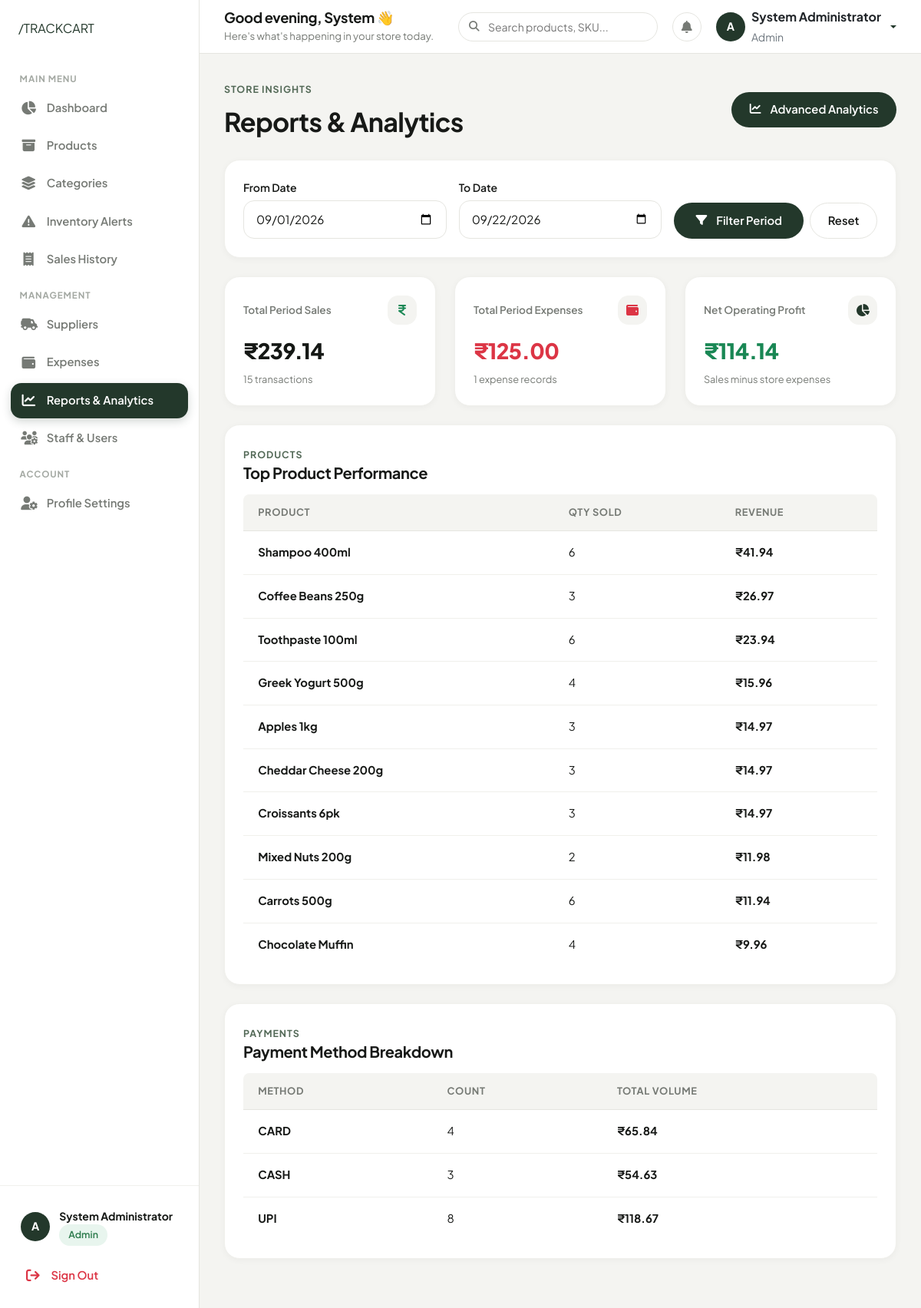
Screenshot of /dashboard/reports/ (signed in) with the database file from the repository.
### authentication/models.py (models this page shows, shortened)
class UserProfile(models.Model):
    ROLE_CHOICES = [
        ('admin', 'Admin'),
        ('staff', 'Staff'),
    ]
    user = models.OneToOneField(User, on_delete=models.CASCADE)
    role = models.CharField(max_length=10, choices=ROLE_CHOICES, default='staff')
    phone = models.CharField(max_length=15, blank=True, null=True)
    address = models.TextField(blank=True, null=True)
    created_at = models.DateTimeField(auto_now_add=True)
    updated_at = models.DateTimeField(auto_now=True)
    @property
    def is_admin(self):
        return self.role == 'admin'

### products/models.py (models this page shows, shortened)
class Product(models.Model):
    name = models.CharField(max_length=200)
    sku = models.CharField(max_length=50, unique=True, help_text="Stock Keeping Unit")
    barcode = models.CharField(max_length=100, blank=True, null=True, unique=True)
    category = models.ForeignKey(Category, on_delete=models.PROTECT, related_name='products')
    description = models.TextField(blank=True, null=True)
    price = models.DecimalField(max_digits=10, decimal_places=2, validators=[MinValueValidator(Decimal('0.01'))])
    cost_price = models.DecimalField(max_digits=10, decimal_places=2, validators=[MinValueValidator(Decimal('0.00'))], help_text="Cost price for profit calculation")
    stock_quantity = models.IntegerField(default=0, validators=[MinValueValidator(0)])
    low_stock_threshold = models.IntegerField(default=10, validators=[MinValueValidator(0)], help_text="Alert when stock goes below this number")
    unit = models.CharField(max_length=20, default='pcs', help_text="Unit of measurement (e.g., pcs, kg, ltr)")
    expiry_date = models.DateField(blank=True, null=True)
    is_active = models.BooleanField(default=True)
    created_at = models.DateTimeField(auto_now_add=True)
    updated_at = models.DateTimeField(auto_now=True)
    class Meta:
        ordering = ['name']

### dashboard/views.py (the view)
# urls.py: path('reports/', views.reports, name='reports'),
@login_required
def reports(request):
    user_profile = request.user.userprofile
    if not user_profile.is_admin:
        return redirect('dashboard:dashboard')
    date_from = request.GET.get('date_from')
    date_to = request.GET.get('date_to')
    today = timezone.now().date()
    if not date_from:
        date_from = today.replace(day=1)
    else:
        date_from = datetime.strptime(date_from, '%Y-%m-%d').date()
    if not date_to:
        date_to = today
    else:
        date_to = datetime.strptime(date_to, '%Y-%m-%d').date()
    sales_in_period = Sale.objects.filter(
        created_at__date__gte=date_from,
        created_at__date__lte=date_to
    )
    sales_summary = {
        'total_sales': sales_in_period.aggregate(total=Sum('total_amount'))['total'] or 0,
        'total_transactions': sales_in_period.count(),
        'average_transaction': sales_in_period.aggregate(avg=Avg('total_amount'))['avg'] or 0,
    }
    expenses_in_period = Expense.objects.filter(
        expense_date__gte=date_from,
        expense_date__lte=date_to
    )
    expense_summary = {
        'total_expenses': expenses_in_period.aggregate(total=Sum('amount'))['total'] or 0,
        'total_expense_entries': expenses_in_period.count(),
    }
    profit = sales_summary['total_sales'] - expense_summary['total_expenses']
    product_performance = SaleItem.objects.filter(
        sale__created_at__date__gte=date_from,
        sale__created_at__date__lte=date_to
    ).values('product__name', 'product__cost_price').annotate(
        total_quantity=Sum('quantity'),
        total_revenue=Sum('total_price'),
        total_cost=Sum('quantity') * Sum('product__cost_price')
    ).order_by('-total_revenue')[:10]
    payment_methods = sales_in_period.values('payment_method').annotate(
        count=Count('id'),
        total=Sum('total_amount')
    )
    context = {
        'date_from': date_from,
        'date_to': date_to,
        'sales_summary': sales_summary,
        'expense_summary': expense_summary,
        'profit': profit,
        'product_performance': product_performance,
        'payment_methods': payment_methods,
    }
    return render(request, 'dashboard/reports.html', context)

### templates/dashboard/reports.html (shortened to what this page needs)
{% extends 'base.html' %}
{% load static %}
{% block content %}
<div class="d-flex align-items-center justify-content-between mb-4 flex-wrap gap-3">
    <div>
        <span class="tc-section-tag">STORE INSIGHTS</span>
        <h2 class="mb-1">Reports & Analytics</h2>
    </div>
    <div>
        <a href="{% url 'dashboard:analytics' %}" class="btn-pill btn-dark-pill">
            <i class="fas fa-chart-line me-1"></i> Advanced Analytics
        </a>
    </div>
</div>
<div class="tc-card mb-4">
    <form method="get" class="row g-3 align-items-end">
        <div class="col-md-4">
            <label for="date_from" class="form-label-custom">From Date</label>
            <input type="date" class="form-control-custom" id="date_from" name="date_from" value="{{ date_from|date:'Y-m-d' }}">
        </div>
        <div class="col-md-4">
            <label for="date_to" class="form-label-custom">To Date</label>
            <input type="date" class="form-control-custom" id="date_to" name="date_to" value="{{ date_to|date:'Y-m-d' }}">
        </div>
        <div class="col-md-4 d-flex gap-2">
            <button type="submit" class="btn-pill btn-dark-pill flex-grow-1">
                <i class="fas fa-filter me-1"></i> Filter Period
            </button>
            <a href="{% url 'dashboard:reports' %}" class="btn-pill btn-outline-pill">Reset</a>
        </div>
    </form>
</div>
<div class="kpi-grid-secondary mb-4">
    <div class="kpi-card">
        <div class="kpi-header">
            <span class="kpi-title">Total Period Sales</span>
            <div class="kpi-icon text-success"><i class="fas fa-indian-rupee-sign"></i></div>
        </div>
        <div class="kpi-value fs-3">₹{{ sales_summary.total_sales|floatformat:2 }}</div>
        <div class="kpi-subtext">{{ sales_summary.total_transactions }} transactions</div>
    </div>
    <div class="kpi-card">
        <div class="kpi-header">
            <span class="kpi-title">Total Period Expenses</span>
            <div class="kpi-icon text-danger"><i class="fas fa-wallet"></i></div>
        </div>
        <div class="kpi-value fs-3 text-danger">₹{{ expense_summary.total_expenses|floatformat:2 }}</div>
        <div class="kpi-subtext">{{ expense_summary.total_expense_entries }} expense records</div>
    </div>
    <div class="kpi-card">
        <div class="kpi-header">
            <span class="kpi-title">Net Operating Profit</span>
            <div class="kpi-icon"><i class="fas fa-chart-pie"></i></div>
        </div>
        <div class="kpi-value fs-3 {% if profit < 0 %}text-danger{% else %}text-success{% endif %}">
            ₹{{ profit|floatformat:2 }}
        </div>
        <div class="kpi-subtext">Sales minus store expenses</div>
    </div>
</div>
<div class="tables-grid">
    <div class="tc-card">
        <div class="d-flex align-items-center justify-content-between mb-3">
            <div>
                <span class="tc-section-tag mb-0">PRODUCTS</span>
                <h4 class="mb-0">Top Product Performance</h4>
            </div>
        </div>
        <div class="tc-table-responsive">
            <table class="tc-table">
                <thead>
                    <tr>
                        <th>Product</th>
                        <th>Qty Sold</th>
                        <th>Revenue</th>
                    </tr>
                </thead>
                <tbody>
                    {% for item in product_performance %}
                    <tr>
                        <td class="fw-bold">{{ item.product__name }}</td>
                        <td>{{ item.total_quantity }}</td>
                        <td class="fw-bold">₹{{ item.total_revenue|floatformat:2 }}</td>
                    </tr>
                    {% empty %}
                    <tr>
                        <td colspan="3" class="text-center py-4 text-muted">No sales data for this period.</td>
                    </tr>
                    {% endfor %}
                </tbody>
            </table>
        </div>
    </div>
    <div class="tc-card">
        <div class="d-flex align-items-center justify-content-between mb-3">
            <div>
                <span class="tc-section-tag mb-0">PAYMENTS</span>
                <h4 class="mb-0">Payment Method Breakdown</h4>
            </div>
        </div>
        <div class="tc-table-responsive">
            <table class="tc-table">
                <thead>
                    <tr>
                        <th>Method</th>
                        <th>Count</th>
                        <th>Total Volume</th>
                    </tr>
                </thead>
                <tbody>
                    {% for pm in payment_methods %}
                    <tr>
                        <td class="fw-bold text-uppercase">{{ pm.payment_method }}</td>
                        <td>{{ pm.count }}</td>
                        <td class="fw-bold">₹{{ pm.total|floatformat:2 }}</td>
                    </tr>
                    {% empty %}
                    <tr>
                        <td colspan="3" class="text-center py-4 text-muted">No payment records found.</td>
                    </tr>
                    {% endfor %}
                </tbody>
            </table>
        </div>
    </div>
</div>
{% endblock %}

### templates/components/sidebar.html (shortened to what this page needs)
{% load static %}
<aside class="sidebar">
    <div>
        <div class="sidebar-header">
            <a href="{% url 'home' %}" class="brand-slash-logo">
                /TRACKCART
            </a>
        </div>
        <ul class="sidebar-nav">
            <li class="sidebar-label">Main Menu</li>
            <li class="sidebar-item">
                <a href="{% url 'dashboard:dashboard' %}" class="sidebar-link {% if request.resolver_match.url_name == 'dashboard' %}active{% endif %}">
                    <i class="fas fa-chart-pie"></i>
                    <span>Dashboard</span>
                </a>
            </li>
            <li class="sidebar-item">
                <a href="{% url 'products:product_list' %}" class="sidebar-link ">
                    <i class="fas fa-box-archive"></i>
                    <span>Products</span>
                </a>
            </li>
            {% if user.userprofile.is_admin %}
            <li class="sidebar-item">
                <a href="{% url 'products:category_list' %}" class="sidebar-link {% if request.resolver_match.url_name == 'category_list' %}active{% endif %}">
                    <i class="fas fa-layer-group"></i>
                    <span>Categories</span>
                </a>
            </li>
            {% endif %}
            <li class="sidebar-item">
                <a href="{% url 'products:low_stock_alert' %}" class="sidebar-link {% if request.resolver_match.url_name == 'low_stock_alert' %}active{% endif %}">
                    <i class="fas fa-triangle-exclamation"></i>
                    <span>Inventory Alerts</span>
                </a>
            </li>
            <li class="sidebar-item">
                <a href="{% url 'sales:sale_list' %}" class="sidebar-link {% if 'sale' in request.resolver_match.url_name and request.resolver_match.url_name != 'sale_create' %}active{% endif %}">
                    <i class="fas fa-receipt"></i>
                    <span>Sales History</span>
                </a>
            </li>
            {% if user.userprofile.is_admin %}
            <li class="sidebar-label">Management</li>
            <li class="sidebar-item">
                <a href="{% url 'suppliers:supplier_list' %}" class="sidebar-link {% if 'supplier' in request.resolver_match.url_name %}active{% endif %}">
                    <i class="fas fa-truck-field"></i>
                    <span>Suppliers</span>
                </a>
            </li>
            <li class="sidebar-item">
                <a href="{% url 'expenses:expense_list' %}" class="sidebar-link {% if 'expense' in request.resolver_match.url_name %}active{% endif %}">
                    <i class="fas fa-wallet"></i>
                    <span>Expenses</span>
                </a>
            </li>
            <li class="sidebar-item">
                <a href="{% url 'dashboard:reports' %}" class="sidebar-link {% if request.resolver_match.url_name == 'reports' or request.resolver_match.url_name == 'analytics' %}active{% endif %}">
                    <i class="fas fa-chart-line"></i>
                    <span>Reports & Analytics</span>
                </a>
            </li>
            <li class="sidebar-item">
                <a href="{% url 'authentication:manage_users' %}" class="sidebar-link {% if request.resolver_match.url_name == 'manage_users' %}active{% endif %}">
                    <i class="fas fa-users-gear"></i>
                    <span>Staff & Users</span>
                </a>
            </li>
            {% endif %}
            <li class="sidebar-label">Account</li>
            <li class="sidebar-item">
                <a href="{% url 'authentication:profile' %}" class="sidebar-link {% if request.resolver_match.url_name == 'profile' %}active{% endif %}">
                    <i class="fas fa-user-gear"></i>
                    <span>Profile Settings</span>
                </a>
            </li>
        </ul>
    </div>
    <div class="sidebar-footer">
        <div class="sidebar-user-card mb-2">
            <div class="user-avatar">
                {{ user.username|slice:":1"|upper }}
            </div>
            <div class="user-info">
                <div class="user-name">{{ user.get_full_name|default:user.username }}</div>
                <div class="user-role-badge">
                    <span class="tc-badge {% if user.userprofile.is_admin %}tc-badge-success{% else %}tc-badge-neutral{% endif %}">
                        {{ user.userprofile.get_role_display }}
                    </span>
                </div>
            </div>
        </div>
        <a href="{% url 'authentication:logout' %}" class="sidebar-link text-danger">
            <i class="fas fa-arrow-right-from-bracket"></i>
            <span>Sign Out</span>
        </a>
    </div>
</aside>

### templates/components/topbar.html (shortened to what this page needs)
{% load static %}
<header class="dashboard-topbar">
    <div class="d-flex align-items-center gap-3">
        <div class="topbar-welcome">
            <h4>Good {% if now.hour < 12 %}morning{% elif now.hour < 17 %}afternoon{% else %}evening{% endif %}, {{ user.first_name|default:user.username }} 👋</h4>
            <p>Here's what's happening in your store today.</p>
        </div>
    </div>
    <div class="topbar-actions">
        <div class="search-box-custom">
            <i class="fas fa-magnifying-glass"></i>
            <input type="text" id="globalSearchInput" class="form-control-custom" placeholder="Search products, SKU...">
        </div>
        <a href="{% url 'products:low_stock_alert' %}" class="topbar-icon-btn" title="Stock Alerts">
            <i class="fas fa-bell"></i>
        </a>
        <div class="dropdown">
            <a href="#" class="d-flex align-items-center gap-2 text-decoration-none dropdown-toggle" id="userMenuDropdown" data-bs-toggle="dropdown" aria-expanded="false">
                <div class="user-avatar">
                    {{ user.username|slice:":1"|upper }}
                </div>
                <div class="d-none d-md-block text-start">
                    <div class="fw-bold text-dark fs-6 line-height-1">{{ user.get_full_name|default:user.username }}</div>
                    <small class="text-muted text-capitalize">{{ user.userprofile.role }}</small>
                </div>
            </a>
        </div>
    </div>
</header>

### rows the page displays
Product: product__name "Shampoo 400ml", total_quantity "6", total_revenue "41.94"
Product: product__name "Coffee Beans 250g", total_quantity "3", total_revenue "26.97"
Product: product__name "Toothpaste 100ml", total_quantity "6", total_revenue "23.94"
Product: product__name "Greek Yogurt 500g", total_quantity "4", total_revenue "15.96"
Product: product__name "Apples 1kg", total_quantity "3", total_revenue "14.97"
Product: product__name "Cheddar Cheese 200g", total_quantity "3", total_revenue "14.97"
Product: product__name "Croissants 6pk", total_quantity "3", total_revenue "14.97"
Product: product__name "Mixed Nuts 200g", total_quantity "2", total_revenue "11.98"
Product: product__name "Carrots 500g", total_quantity "6", total_revenue "11.94"
Product: product__name "Chocolate Muffin", total_quantity "4", total_revenue "9.96"

### other values shown
{{ user.username|slice:":1"|upper }} "A"
{{ user.get_full_name|default:user.username }} "System Administrator"
{{ user.userprofile.get_role_display }} "Admin"
{{ user.first_name|default:user.username }} "System"
{{ user.userprofile.role }} "Admin"
{{ sales_summary.total_sales|floatformat:2 }} "239.14"
{{ sales_summary.total_transactions }} "15"
{{ expense_summary.total_expenses|floatformat:2 }} "125.00"
{{ expense_summary.total_expense_entries }} "1"
{{ profit|floatformat:2 }} "114.14"
{{ pm.payment_method }} "CARD" "CASH" "UPI"
{{ pm.count }} "4" "3" "8"
{{ pm.total|floatformat:2 }} "65.84" "54.63" "118.67"
